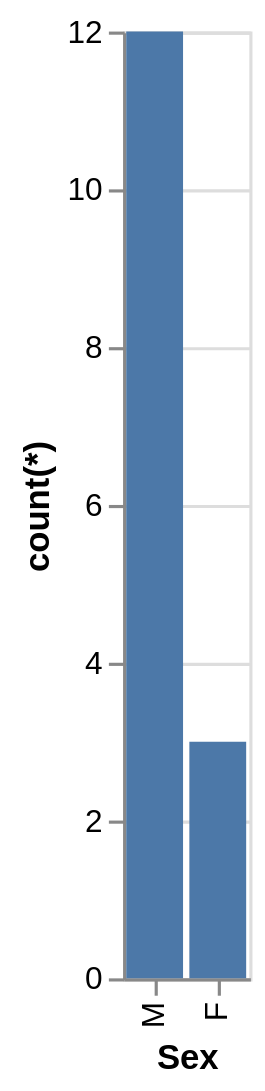

Here is the Vega-Lite specification saved for this chart:
### Vega-Lite specification from a JSON file in a GitHub repository (floating-point values rounded to 4 significant figures)
{"data": {"values": [{"x_data": "M", "y_data": 12}, {"x_data": "F", "y_data": 3}]}, "mark": "bar", "encoding": {"x": {"field": "x_data", "type": "nominal", "title": "Sex", "sort": "descending"}, "y": {"field": "y_data", "type": "quantitative", "title": "count(*)"}}}
